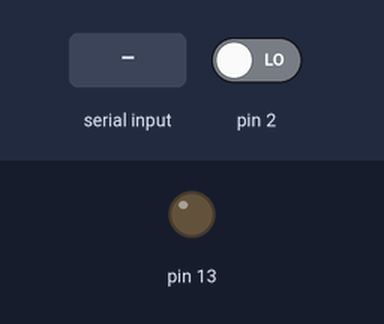
This sketch was run on a simulated Arduino Uno, built with avr-gcc and run on an emulated ATmega328P. On the bench: output pins drawn as LEDs (lit = HIGH). Dashed ring = blinking. Inputs (shaded band) come from the test bench; at power-on: pin 2 LOW.

Above: at 1.2 s.
1.3 s: pin 2 driven HIGH
At 1.7 s:
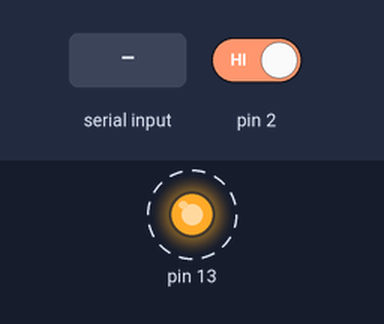
4.3 s: pin 2 driven LOW
At 5.2 s:
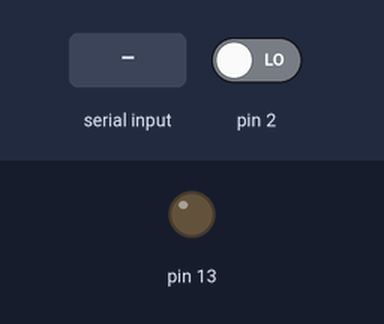
5.8 s: "1" received over the second serial link
At 6.5 s:
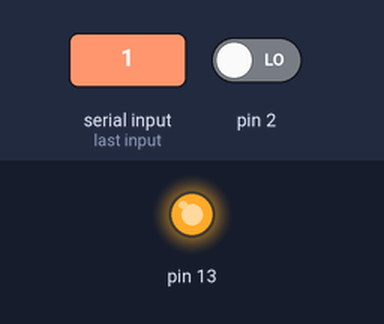
Timing chart, 0 to 8.8 s (numbered marks = the images above; inputs shaded):
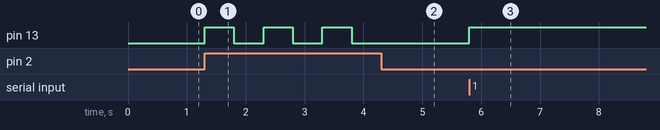

Measured:
- after the input at 1.3 s, pin 13: alternates HIGH for 0.50 s and LOW for 0.50 s, starting at once
- after the input at 4.3 s, pin 13: stays LOW (without the input it goes to HIGH after 0.01 s)
- after the input at 5.8 s, pin 13: LOW → HIGH at once

The sketch:

controlFilm.ino
```cpp
// BLE   Arduino
// TX    Pin5
// RX    Pin6

#include <SoftwareSerial.h>
#include <Time.h>

SoftwareSerial BTSerial(5, 6); // TX / RX

//static int ledStatus;
static unsigned long lastDebounceTime;
#define DEBOUNCE_DELAY 500
boolean state = false;

void setup() {
  pinMode(13, OUTPUT);
  pinMode(2, INPUT);
  Serial.begin(9600);
  BTSerial.begin(9600);
}

void loop(){
//  BTSerial.print("1");
//  Serial.print("1");
//  delay(1000);
//  BTSerial.print("0");
//  Serial.print("0");
//  delay(1000);

  int switchStatus = digitalRead(2);
  if(switchStatus == HIGH){
    unsigned long currentTime = millis();
    if((currentTime - lastDebounceTime) > DEBOUNCE_DELAY){
      lastDebounceTime = currentTime;
      state = !state;
      judgeState();
    }
  }

  if(BTSerial.available()){
    char tmpChar = BTSerial.read();
    if(tmpChar == '1'){
      digitalWrite(13, HIGH);
    }else if(tmpChar == '0'){
      digitalWrite(13, LOW);
    }
  }
}

void judgeState(){
  if(state == true){
    digitalWrite(13, HIGH);
  }else{
    digitalWrite(13, LOW);
  }
}
```
